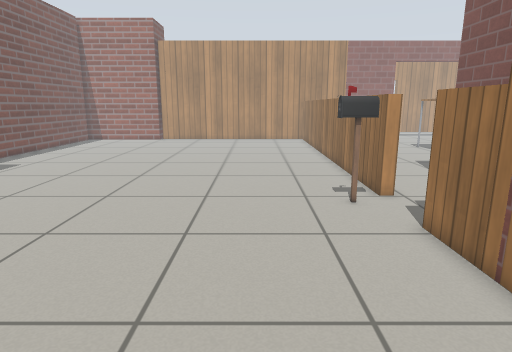
[1] (above)

15 first-person views from a walk through a robot-simulator world made for Gazebo. The camera is 0.9 m above the floor, tilts 12° down and sees 75° across. The floor is counted in squares, 0.25 m on a side. Each view is taken from the middle of a square. On the plan, view 1 faces up. The plan holds only what a view shows up to about 20 squares ahead; the rest is blank. The place goes on beyond the plan. Gazebo's built-in surfaces are drawn with simple patterns. Simple shapes stand in for some stock models. Some surface patterns are stand-ins.

[2]
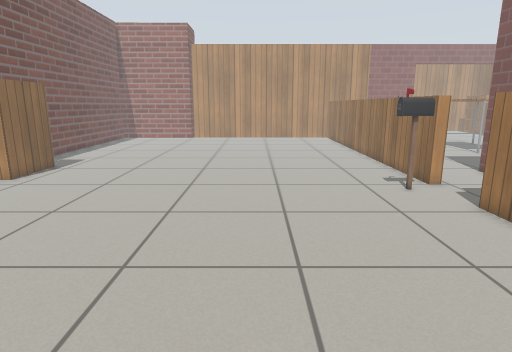

[3]
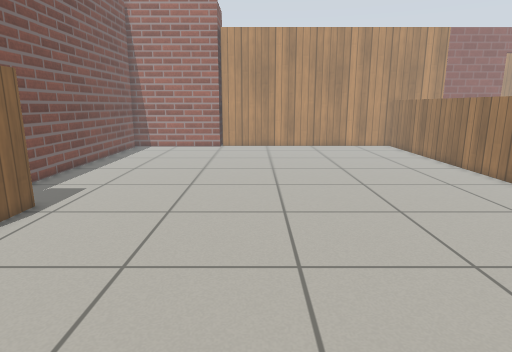

[4]
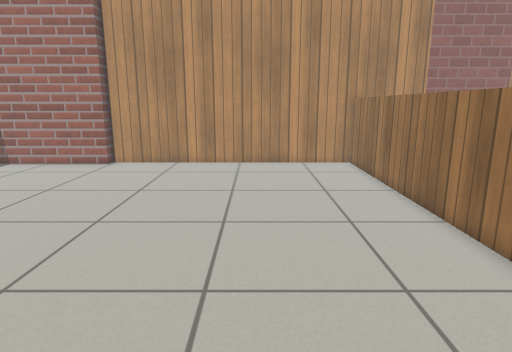

[5]
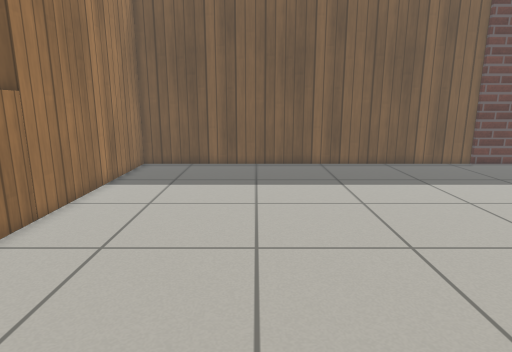

[6]
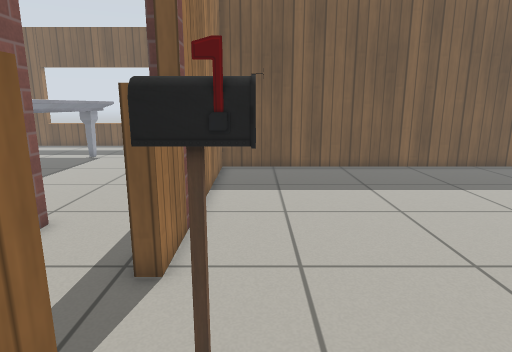

[7]
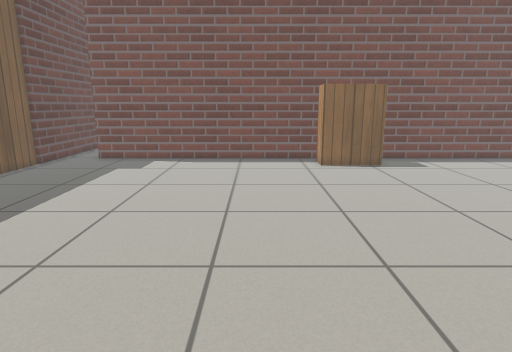

[8]
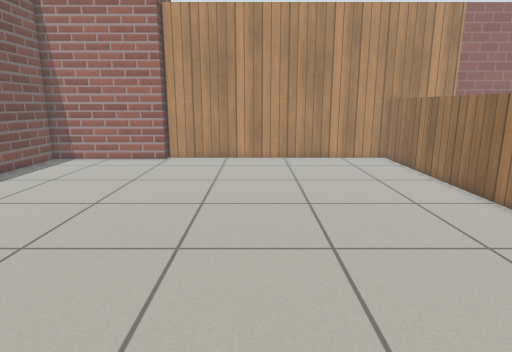

[9]
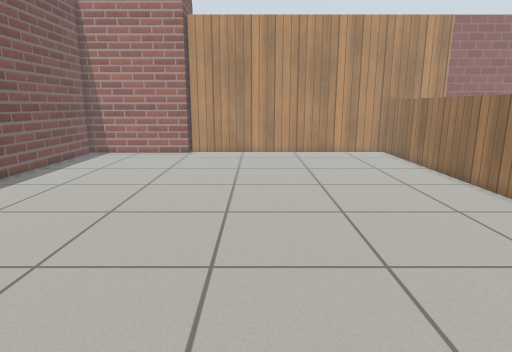

[10]
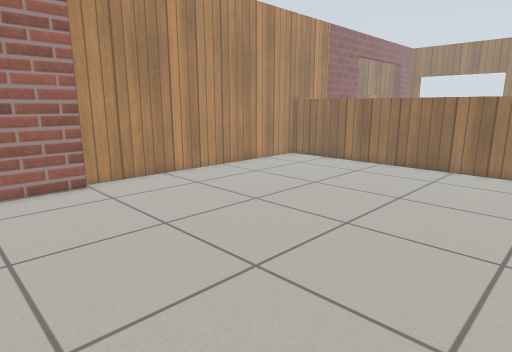

[11]
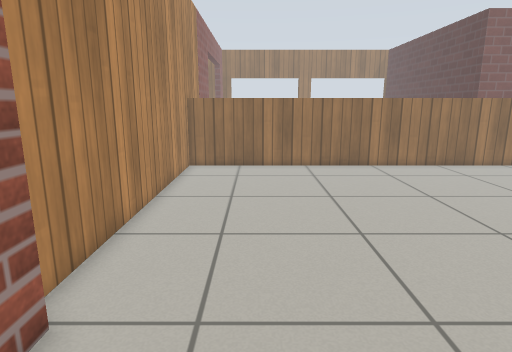

[12]
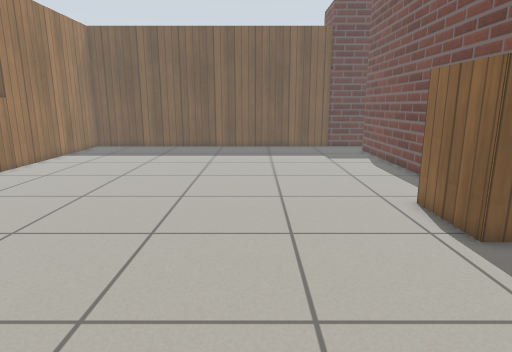

[13]
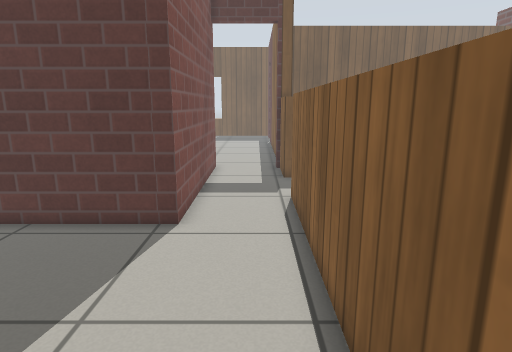

[14]
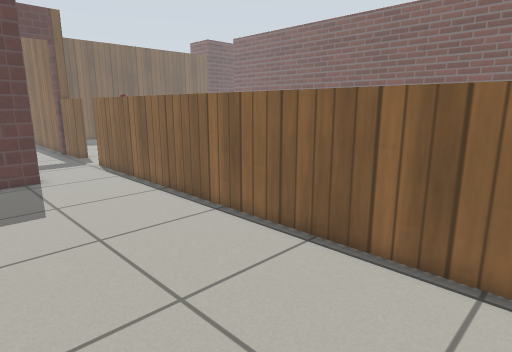

[15]
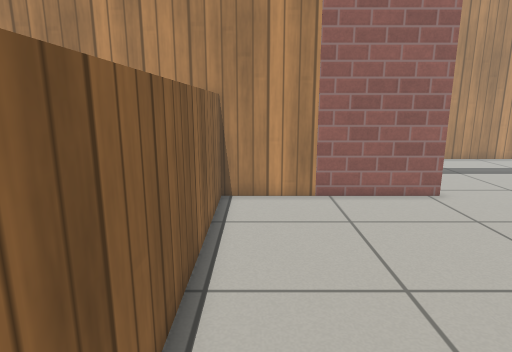

### Floor plan
Points are (right, up) in squares from view 1. A wall is a line through its corners. A room is listed if a view was taken in it or the views show most of it. See-through windows are left out.
Room 1 (views 1, 2, 3, 4, 5, 6, 8, 9, 10, 11, 12)
walls: (-15.5, -3.6) (5, -3.6) (5, 9.5); (5.5, 36) (-10, 36)
low walls: (5, 13.1) (5, 36.1)
ways out: opening at (5.5, 11) to room 2
objects: bookshelf (-15, 14) to (-15, 18); postbox (3, 12) to (4, 12)
Room 2 (views 7, 13, 14, 15)
walls: (13.5, 36) (5.5, 36); (9.4, 6.1) (9.4, 16.2) (13.5, 16.2)
low walls: (5.6, 36.1) (5.6, 13.1) (5, 13.1); (5, 9.5) (5.6, 9.5) (5.6, 6.8)
ways out: opening at (5.5, 11) to room 1; open door at (7.5, 6.5)

Positions as (right, up) in squares from view 1, and headings:
1: (0, 0), facing up
2: (-3, -2), facing up
3: (-7, 6), facing up
4: (-1, 15), facing up
5: (-2, 17), facing down
6: (3, 16), facing down
7: (5, 10), facing left
8: (-4, 13), facing up
9: (-5, 10), facing up
10: (-15, 20), facing up-right
11: (-15, 32), facing right
12: (-9, 26), facing down
13: (7, 26), facing down
14: (13, 34), facing down-left
15: (7, 23), facing up
